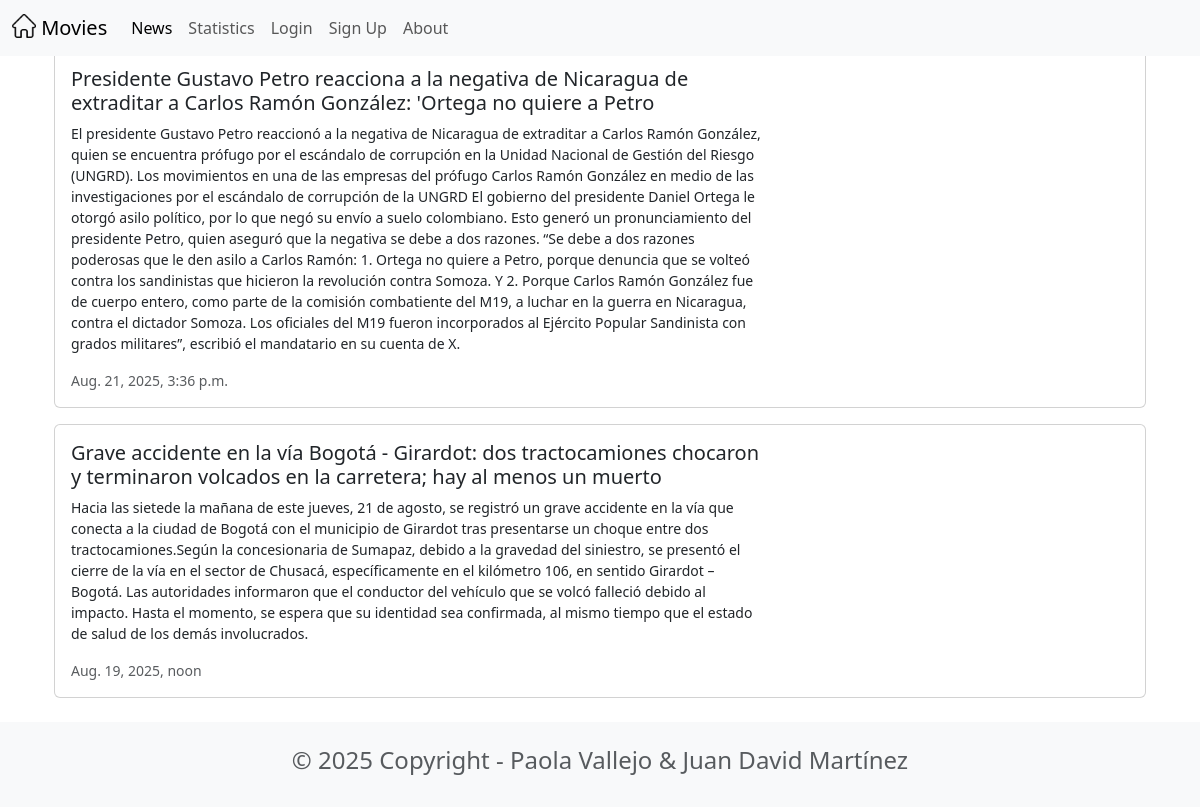
Page /news/ on the committed database.
### news/models.py (models this page shows, shortened)
class News(models.Model):
    title = models.CharField(max_length=200)
    body = models.TextField()
    model = models.DateTimeField(auto_now_add=True)

### news/views.py (the view)
# urls.py: path('news/', include('news.urls')),
def news(request):
    newss = News.objects.all().order_by('-title')
    return render(request, 'news.html', {'newss': newss})

### news/templates/news.html
{% extends 'base.html' %}
{% block content %}
<div class="container">
    {%for news in newss %}
        <div class="card mb-3">
            <div class="row g-0">
                <div class="col-md-8">
                    <div class="card-body">
                        <h5 class="card-title">{{ news.title }}</h5>
                        <p class="card-text" style="font-size: 14px;">{{ news.body }}</p>
                        <p class="card-text"><small class="text-body-secondary">{{ news.model }}</small></p>
                    </div>
                </div>
            </div>
        </div>
    {% endfor %}
</div>
{% endblock content %}

### rows in the picture
News: title "Presidente Gustavo Petro reacciona a la negativa de Nicaragua de extraditar a Carlos Ramón González: 'Ortega no quiere a Petro", body "El presidente Gustavo Petro reaccionó a la negativa de Nicaragua de extraditar a Carlos Ramón González, quien se encuentra prófugo por el escándalo de corrupción en la Unidad Nacional de Gestión del Riesgo (UNGRD). Los movimientos en una de las empresas del prófugo Carlos Ramón González en medio de las investigaciones por el escándalo de corrupción de la UNGRD El gobierno del presidente Daniel Ortega le otorgó asilo político, por lo que negó su envío a suelo colombiano. Esto generó un pronunciamiento del presidente Petro, quien aseguró que la negativa se debe a dos razones. “Se debe a dos razones poderosas que le den asilo a Carlos Ramón: 1. Ortega no quiere a Petro, porque denuncia que se…", model "Aug. 21, 2025, 3:36 p.m."
News: title "Grave accidente en la vía Bogotá - Girardot: dos tractocamiones chocaron y terminaron volcados en la carretera; hay al menos un muerto", body "Hacia las sietede la mañana de este jueves, 21 de agosto, se registró un grave accidente en la vía que conecta a la ciudad de Bogotá con el municipio de Girardot tras presentarse un choque entre dos tractocamiones.Según la concesionaria de Sumapaz, debido a la gravedad del siniestro, se presentó el cierre de la vía en el sector de Chusacá, específicamente en el kilómetro 106, en sentido Girardot – Bogotá. Las autoridades informaron que el conductor del vehículo que se volcó falleció debido al impacto. Hasta el momento, se espera que su identidad sea confirmada, al mismo tiempo que el estado de salud de los demás involucrados.", model "Aug. 19, 2025, noon"
